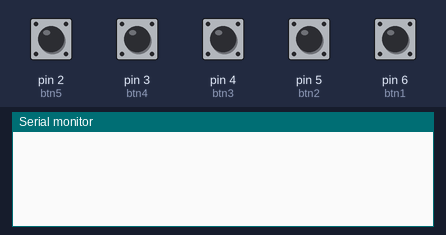
A sketch run on a simulated Arduino Uno, built with avr-gcc and run on an emulated ATmega328P. Parts: the last lines printed to the serial monitor. Inputs (shaded band) come from the test bench; at power-on: pin 2 (btn5), pin 3 (btn4), pin 4 (btn3), pin 5 (btn2), pin 6 (btn1) HIGH.

Above: at 1.2 s.
1.3 s: pin 2 (btn5) pulled LOW for 0.15 s
At 1.9 s:
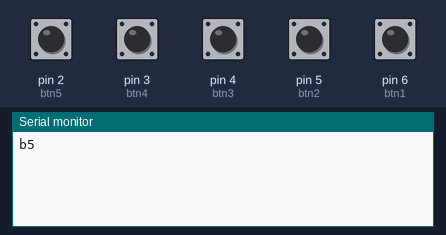
2.9 s: pin 3 (btn4) pulled LOW for 0.15 s
At 4.1 s:
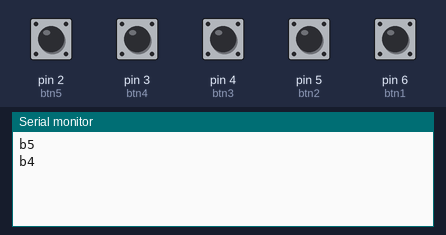
4.5 s: pin 4 (btn3) pulled LOW for 0.15 s
At 5.5 s:
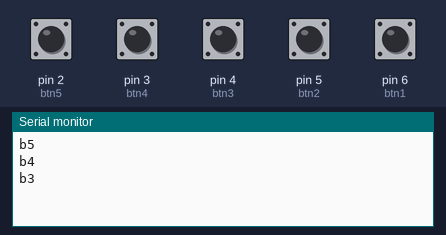
6.1 s: pin 5 (btn2) pulled LOW for 0.15 s
At 6.7 s:
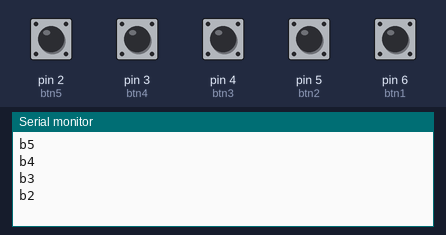
7.7 s: pin 6 (btn1) pulled LOW for 0.15 s
At 9.2 s:
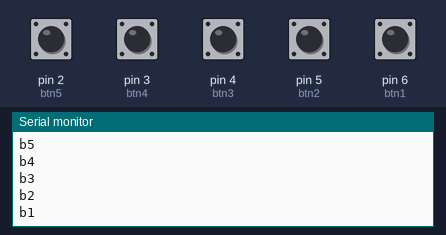
Timing chart, 0 to 10.3 s (numbered marks = the images above; inputs shaded):
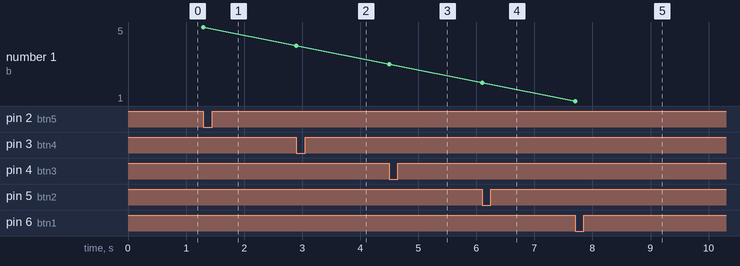

The sketch:

sketch.ino
```cpp
#include "Button.h"

Button btn1(6);
Button btn2(5);
Button btn3(4);
Button btn4(3);
Button btn5(2);

void setup() {
  Serial.begin(9600);

  btn1.initialise();
  btn2.initialise();
  btn3.initialise();
  btn4.initialise();
  btn5.initialise();
}

void loop() {
  btn1.update();
  btn2.update();
  btn3.update();
  btn4.update();
  btn5.update();

  if (btn1.pressed())
    Serial.println("b1");

  if (btn2.pressed())
    Serial.println("b2");

  if (btn3.pressed())
    Serial.println("b3");

  if (btn4.pressed())
    Serial.println("b4");

  if (btn5.pressed())
    Serial.println("b5");
}
```

Button.h
```cpp
class Button {
public:

  Button(int pin) : mPin(pin), mLastState(true), mStateChanged(false) { }

  void initialise(){
    pinMode(mPin, INPUT_PULLUP);
  }

  void update() {
    bool newState = digitalRead(mPin);
    mStateChanged = mLastState != newState;
    mLastState = newState;
  }

  bool changed() {
    return mStateChanged;
  }

  bool pressed() {
    return changed() && mLastState == false;
  }

  bool released() {
    return changed() && mLastState == true;
  }

  int mPin;
  bool mLastState;
  bool mStateChanged;
};
```

Measured:
- after the input at 1.3 s, the serial monitor: prints a new line at once (image 1)
- after the input at 2.9 s, the serial monitor: prints a new line at once (image 2)
- after the input at 4.5 s, the serial monitor: prints a new line at once (image 3)
- after the input at 6.1 s, the serial monitor: prints a new line at once (image 4)
- after the input at 7.7 s, the serial monitor: prints a new line at once (image 5)
- plotted number 1: 5 → 4 after the input at 2.9 s, 4 → 3 after the input at 4.5 s, 3 → 2 after the input at 6.1 s, 2 → 1 after the input at 7.7 s
